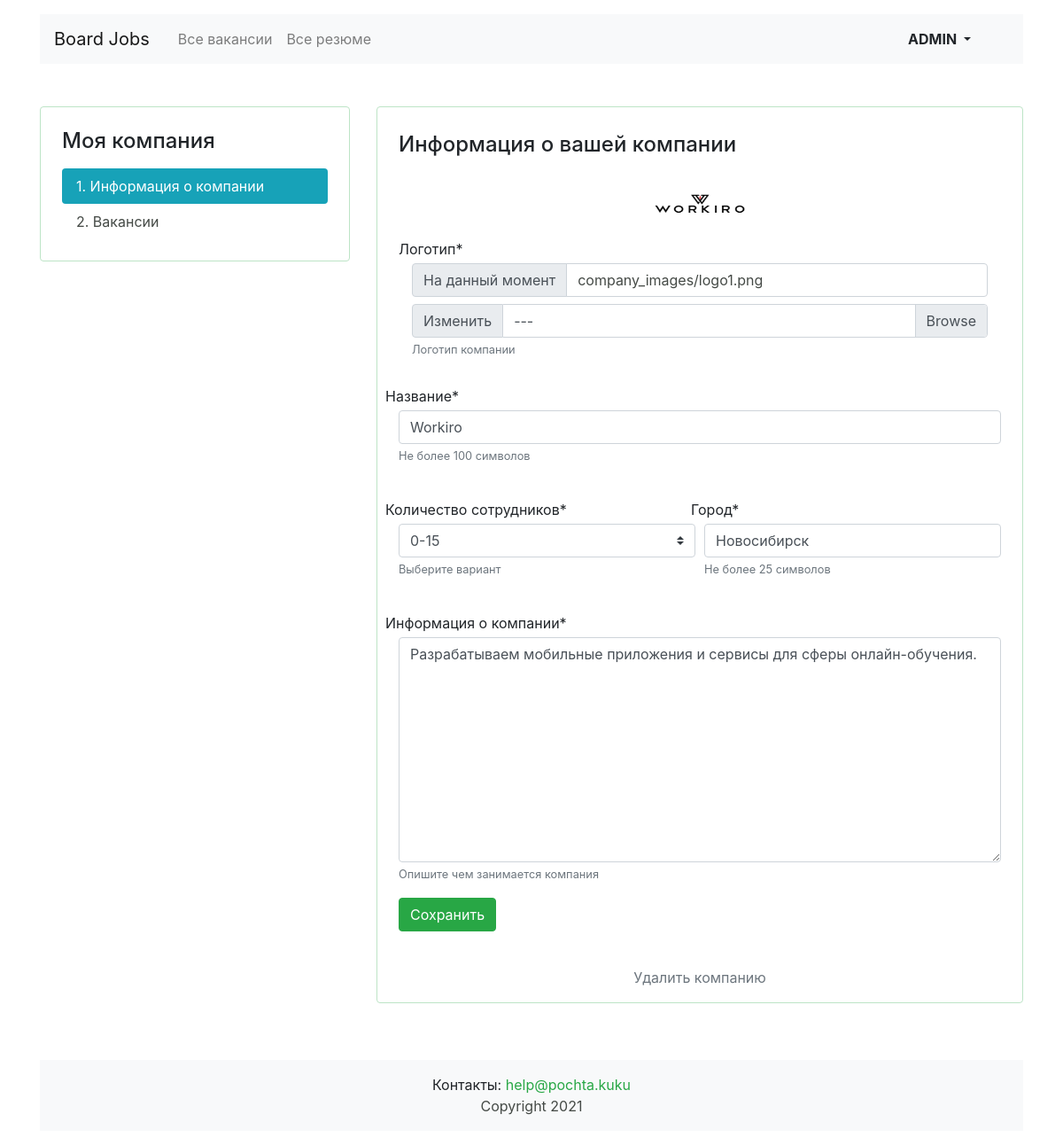
/mycompany/ (signed in), run on the app's committed database.
### vacancies/models.py (models this page shows, shortened)
class Company(models.Model):
    class EmployeeCount(models.IntegerChoices):
        c_0000_0015 = 1, ('0-15')
        c_0015_0100 = 2, ('15-100')
        c_0100_0500 = 3, ('100-500')
        c_0500_1000 = 4, ('500-1000')
        c_1000_9999 = 5, ('> 1000')
    name = models.CharField("название", max_length=100)
    location = models.CharField("город", max_length=25)
    description = models.TextField("информация о компании", max_length=5000)
    employee_count = models.IntegerField("количество сотрудников", choices=EmployeeCount.choices)
    logo = models.ImageField("логотип", upload_to=MEDIA_COMPANY_IMAGE_DIR)
    owner = models.OneToOneField(User, on_delete=models.CASCADE, related_name="owner_user", verbose_name="owner_id")
    class Meta:
        verbose_name = "компания"
        verbose_name_plural = "компании"

### vacancies/views.py (the view, shortened to what this page needs)
# urls.py: path('mycompany/', MyCompanyView.as_view(), name='my_company_form'),  # заполненная форма
class MyCompanyView(LoginRequiredMixin, UpdateView):
    template_name = 'vacancies/company/company-edit.html'
    model = Company
    form_class = CompanyForm
    def get_object(self, queryset=None):
        return get_object_or_404(Company, owner_id=self.request.user.id)

### vacancies/templates/vacancies/company/company-edit.html (shortened to what this page needs)
{% extends 'vacancies/base.html' %}
{% block container %}
    <main class="container mt-3 pb-5">
        <div class="row mt-5">
            {% include 'vacancies/company/menu_left.html' %}
            <div class="col-12 col-lg-8">
                <div class="card">
                    <div class="card-body px-4 pb-4">
                        <section class="tab-pane fade show active">
                            <h2 class="h4 pt-2 pb-3">Информация о&nbsp;вашей компании</h2>
                            {% load crispy_forms_tags %}
                            {% crispy form "bootstrap4" %}
                        </section>
                    </div>
                    {% if form.name.value %}
                        <p class="text-center"><a href="{% url 'my_company_delete' %}" class="text-secondary">Удалить
                            компанию</a></p>
                    {% endif %}
                </div>
            </div>
        </div>
    </main>
{% endblock %}

### vacancies/templates/vacancies/base.html (shortened to what this page needs)
<!DOCTYPE html>
{% load static %}
<html lang="ru">
<head>
    <link rel="stylesheet" href="https://stackpath.bootstrapcdn.com/bootstrap/4.3.1/css/bootstrap.min.css"
>
    <link rel="stylesheet" type="text/css" href="{% static 'css/style_vacancy.css' %}">
</head>
<body>
<header class="container mt-3">
    <nav class="navbar navbar-expand-lg navbar-light bg-light">
        <a class="navbar-brand mr-4" href="{% if request.path == '/' %}#{% else %}/{% endif %}">Board Jobs</a>
        <div class="collapse navbar-collapse justify-content-between" id="navbarNav">
            <ul class="navbar-nav col-10">
                <li class="nav-item">
                    {% if request.path == '/vacancies' %}
                        <a class="nav-link active" href="#">Все вакансии</a>
                    {% else %}
                        <a class="nav-link" href="{% url 'vacancies' %}">Все вакансии</a>
                    {% endif %}
                </li>
                <li class="nav-item">
                    {% if 'resumes' in request.path %}
                        <a class="nav-link active" href="#">Все резюме</a>
                    {% else %}
                        <a class="nav-link" href="{% url 'resumes' %}">Все резюме</a>
                    {% endif %}
                </li>
            </ul>
            <ul class="navbar-nav col-2 justify-content-end">
                {% if request.user.is_authenticated %}
                    <ul class="navbar-nav col-2 justify-content-end">
                        <li class="nav-item active">
                            <div class="btn-group">
                                <button type="button" class="btn dropdown-toggle font-weight-bold"
                                        data-toggle="dropdown"
                                        aria-haspopup="true" aria-expanded="false">
                                    {{ user|upper }}
                                </button>
                            </div>
                        </li>
                    </ul>
                {% else %}
                    <li class="nav-item">
                        <a href="{% url 'login' %}" class="nav-link font-weight-bold">Вход</a>
                    </li>
                {% endif %}
            </ul>
        </div>
    </nav>
</header>
{% block container %} {% endblock %}
<footer class="container mt-3">
    <div class="footer bg-light mb-3 p-3">
        <div class="contact">
            Контакты: <a href="mailto:help@pochta.kuku" class="text-success">help@pochta.kuku</a>
        </div>
        <div>
            <a href="#top">Copyright {% now "Y" %}</a>
        </div>
    </div>
</footer>
</body>
</html>

### vacancies/static/css/style_vacancy.css (style rules this page uses)
.btn { min-width: 75px; }
.card { border: 1px solid rgb(189 228 198); }
.footer { text-align: center; }
.btn-primary { color: #fff; background-color: #28a745; border-color: #28a745; }
a { color: #454a46; }

### data on the page
Company: name+location+description (picture), name "Workiro", employee_count "0-15", location "Новосибирск", description "Разрабатываем мобильные приложения и сервисы для сферы онлайн-обучения."

### other printed values
{{ user|upper }} "ADMIN"
